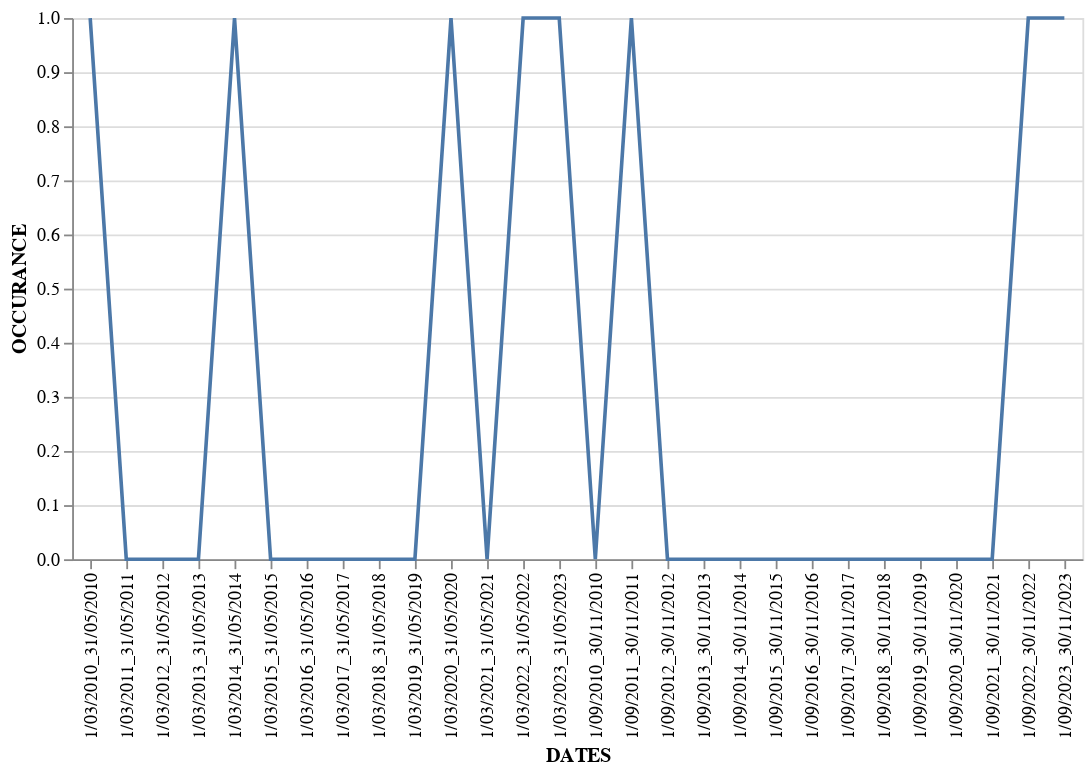

Notebook code cell kept with this figure:
### Code cell
# @title DATES vs OCCURANCE
alt.Chart(df).mark_line().encode(x='DATES', y='OCCURANCE')

### Figure 1 — Vega-Lite specification as saved in the notebook (floating-point values rounded to 4 significant figures)
{"config": {"view": {"continuousWidth": 400, "continuousHeight": 300}}, "data": {"name": "data-22bed20d69f89da88e8b4beb84318586"}, "mark": "line", "encoding": {"x": {"field": "DATES", "type": "nominal"}, "y": {"field": "OCCURANCE", "type": "quantitative"}}, "$schema": "https://vega.github.io/schema/vega-lite/v4.17.0.json", "datasets": {"data-22bed20d69f89da88e8b4beb84318586": [{"DATES": "1/03/2010_31/05/2010", "RELATIVE HUMIDITY": 85.65, "RAINFALL INTENSITY": 4.245, "MAX TEMP": 21.79, "MIN TEMP": 14.28, "WETSPELL": 0, "NDVI": 0.6473, "OCCURANCE": 1}, {"DATES": "1/03/2011_31/05/2011", "RELATIVE HUMIDITY": 83.22, "RAINFALL INTENSITY": 3.768, "MAX TEMP": 21.3, "MIN TEMP": 13.36, "WETSPELL": 2, "NDVI": 0.6185, "OCCURANCE": 0}, {"DATES": "1/03/2012_31/05/2012", "RELATIVE HUMIDITY": 82.95, "RAINFALL INTENSITY": 4.667, "MAX TEMP": 21.1, "MIN TEMP": 13.44, "WETSPELL": 0, "NDVI": 0.624, "OCCURANCE": 0}, {"DATES": "1/03/2013_31/05/2013", "RELATIVE HUMIDITY": 83.68, "RAINFALL INTENSITY": 4.684, "MAX TEMP": 21.19, "MIN TEMP": 13.74, "WETSPELL": 3, "NDVI": 0.6793, "OCCURANCE": 0}, {"DATES": "1/03/2014_31/05/2014", "RELATIVE HUMIDITY": 82.48, "RAINFALL INTENSITY": 3.44, "MAX TEMP": 21.38, "MIN TEMP": 13.34, "WETSPELL": 2, "NDVI": 0.5996, "OCCURANCE": 1}, {"DATES": "1/03/2015_31/05/2015", "RELATIVE HUMIDITY": 82.03, "RAINFALL INTENSITY": 4.278, "MAX TEMP": 21.4, "MIN TEMP": 13.77, "WETSPELL": 0, "NDVI": 0.6324, "OCCURANCE": 0}, {"DATES": "1/03/2016_31/05/2016", "RELATIVE HUMIDITY": 82.97, "RAINFALL INTENSITY": 4.723, "MAX TEMP": 22.16, "MIN TEMP": 14.57, "WETSPELL": 1, "NDVI": 0.6603, "OCCURANCE": 0}, {"DATES": "1/03/2017_31/05/2017", "RELATIVE HUMIDITY": 82.16, "RAINFALL INTENSITY": 2.997, "MAX TEMP": 21.53, "MIN TEMP": 13.71, "WETSPELL": 0, "NDVI": 0.6386, "OCCURANCE": 0}, {"DATES": "1/03/2018_31/05/2018", "RELATIVE HUMIDITY": 86.91, "RAINFALL INTENSITY": 6.307, "MAX TEMP": 21.03, "MIN TEMP": 13.86, "WETSPELL": 6, "NDVI": 0.6376, "OCCURANCE": 0}, {"DATES": "1/03/2019_31/05/2019", "RELATIVE HUMIDITY": 83.26, "RAINFALL INTENSITY": 3.501, "MAX TEMP": 21.86, "MIN TEMP": 13.94, "WETSPELL": 2, "NDVI": 0.6661, "OCCURANCE": 0}, {"DATES": "1/03/2020_31/05/2020", "RELATIVE HUMIDITY": 86.4, "RAINFALL INTENSITY": 3.868, "MAX TEMP": 21.67, "MIN TEMP": 14.37, "WETSPELL": 1, "NDVI": 0.6973, "OCCURANCE": 1}, {"DATES": "1/03/2021_31/05/2021", "RELATIVE HUMIDITY": 86.2, "RAINFALL INTENSITY": 3.013, "MAX TEMP": 21.17, "MIN TEMP": 13.68, "WETSPELL": 0, "NDVI": 0.7122, "OCCURANCE": 0}, {"DATES": "1/03/2022_31/05/2022", "RELATIVE HUMIDITY": 84.87, "RAINFALL INTENSITY": 3.95, "MAX TEMP": 21.43, "MIN TEMP": 13.66, "WETSPELL": 0, "NDVI": 0.6666, "OCCURANCE": 1}, {"DATES": "1/03/2023_31/05/2023", "RELATIVE HUMIDITY": 84.81, "RAINFALL INTENSITY": 5.332, "MAX TEMP": 21.3, "MIN TEMP": 13.94, "WETSPELL": 2, "NDVI": 0.6943, "OCCURANCE": 1}, {"DATES": "1/09/2010_30/11/2010", "RELATIVE HUMIDITY": 76.81, "RAINFALL INTENSITY": 4.828, "MAX TEMP": 21.59, "MIN TEMP": 13.24, "WETSPELL": 4, "NDVI": 0.5541, "OCCURANCE": 0}, {"DATES": "1/09/2011_30/11/2011", "RELATIVE HUMIDITY": 82.86, "RAINFALL INTENSITY": 5.201, "MAX TEMP": 20.74, "MIN TEMP": 13.06, "WETSPELL": 4, "NDVI": 0.6339, "OCCURANCE": 1}, {"DATES": "1/09/2012_30/11/2012", "RELATIVE HUMIDITY": 79.32, "RAINFALL INTENSITY": 4.516, "MAX TEMP": 21.23, "MIN TEMP": 13.06, "WETSPELL": 1, "NDVI": 0.6121, "OCCURANCE": 0}, {"DATES": "1/09/2013_30/11/2013", "RELATIVE HUMIDITY": 77.02, "RAINFALL INTENSITY": 4.15, "MAX TEMP": 21.28, "MIN TEMP": 12.94, "WETSPELL": 1, "NDVI": 0.5779, "OCCURANCE": 0}, {"DATES": "1/09/2014_30/11/2014", "RELATIVE HUMIDITY": 80.18, "RAINFALL INTENSITY": 4.065, "MAX TEMP": 21.24, "MIN TEMP": 13.11, "WETSPELL": 1, "NDVI": 0.5961, "OCCURANCE": 0}, {"DATES": "1/09/2015_30/11/2015", "RELATIVE HUMIDITY": 79.77, "RAINFALL INTENSITY": 4.746, "MAX TEMP": 21.64, "MIN TEMP": 13.59, "WETSPELL": 3, "NDVI": 0.5752, "OCCURANCE": 0}, {"DATES": "1/09/2016_30/11/2016", "RELATIVE HUMIDITY": 77.29, "RAINFALL INTENSITY": 5.421, "MAX TEMP": 22.21, "MIN TEMP": 13.74, "WETSPELL": 2, "NDVI": 0.6051, "OCCURANCE": 0}, {"DATES": "1/09/2017_30/11/2017", "RELATIVE HUMIDITY": 78.58, "RAINFALL INTENSITY": 5.168, "MAX TEMP": 21.43, "MIN TEMP": 13.3, "WETSPELL": 0, "NDVI": 0.5791, "OCCURANCE": 0}, {"DATES": "1/09/2018_30/11/2018", "RELATIVE HUMIDITY": 80.08, "RAINFALL INTENSITY": 4.184, "MAX TEMP": 21.49, "MIN TEMP": 13.33, "WETSPELL": 2, "NDVI": 0.5921, "OCCURANCE": 0}, {"DATES": "1/09/2019_30/11/2019", "RELATIVE HUMIDITY": 82.74, "RAINFALL INTENSITY": 4.309, "MAX TEMP": 21.06, "MIN TEMP": 13.3, "WETSPELL": 1, "NDVI": 0.6332, "OCCURANCE": 0}, {"DATES": "1/09/2020_30/11/2020", "RELATIVE HUMIDITY": 81.54, "RAINFALL INTENSITY": 4.475, "MAX TEMP": 21.2, "MIN TEMP": 13.49, "WETSPELL": 1, "NDVI": 0.6735, "OCCURANCE": 0}, {"DATES": "1/09/2021_30/11/2021", "RELATIVE HUMIDITY": 80.05, "RAINFALL INTENSITY": 3.673, "MAX TEMP": 21.55, "MIN TEMP": 13.49, "WETSPELL": 1, "NDVI": 0.6557, "OCCURANCE": 0}, {"DATES": "1/09/2022_30/11/2022", "RELATIVE HUMIDITY": 82.29, "RAINFALL INTENSITY": 4.447, "MAX TEMP": 21.04, "MIN TEMP": 13.49, "WETSPELL": 3, "NDVI": 0.6611, "OCCURANCE": 1}, {"DATES": "1/09/2023_30/11/2023", "RELATIVE HUMIDITY": 80.3, "RAINFALL INTENSITY": 4.318, "MAX TEMP": 21.32, "MIN TEMP": 14.01, "WETSPELL": 1, "NDVI": 0.6513, "OCCURANCE": 1}]}}
